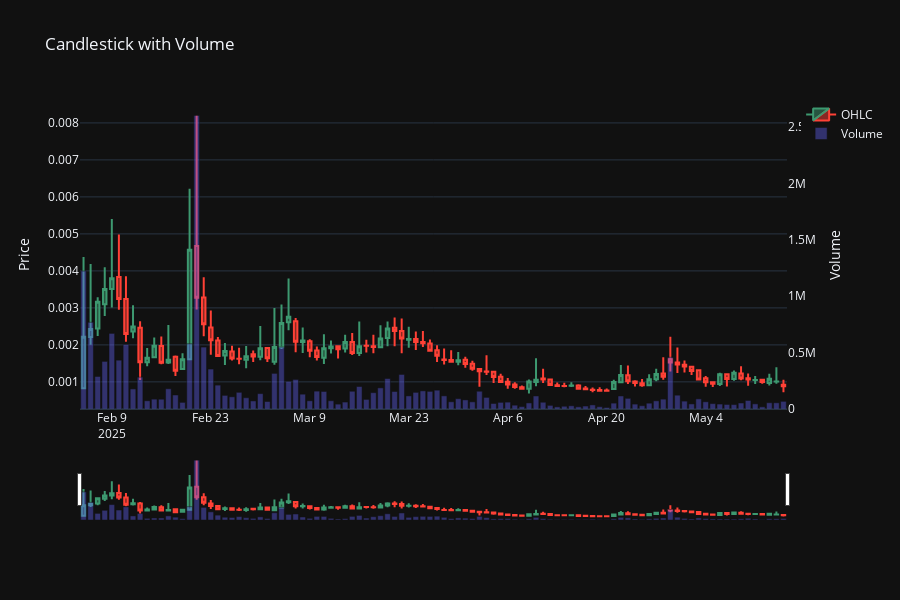

Notebook code for this chart:
### Code cell
fig = go.Figure()

# Candlestick
fig.add_trace(go.Candlestick(
    x=df.index,
    open=df['open'],
    high=df['high'],
    low=df['low'],
    close=df['close'],
    name='OHLC'
))

# Volume
fig.add_trace(go.Bar(
    x=df.index,
    y=df['volume'],
    name='Volume',
    marker_color='rgba(100, 100, 250, 0.4)',
    yaxis='y2'
))

# Layout with 2 y-axes
fig.update_layout(
    title="Candlestick with Volume",
    xaxis=dict(domain=[0, 1]),
    yaxis=dict(title='Price'),
    yaxis2=dict(title='Volume', overlaying='y', side='right', showgrid=False),
    template="plotly_dark",
    height=600
)

fig.show()
